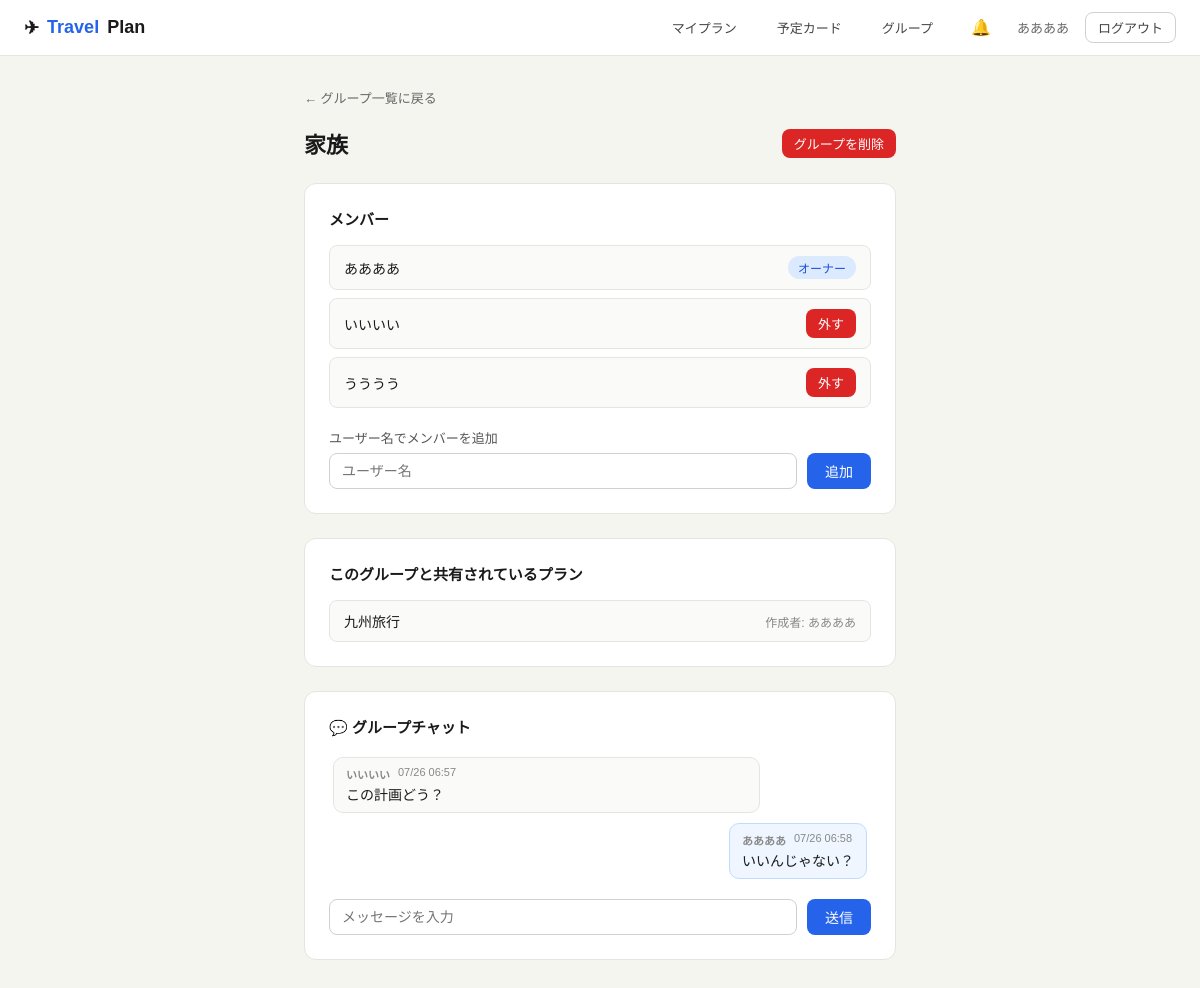
Page /groups/4/ (signed in) on the committed database.
### travel/models.py (models this page shows, shortened)
class Group(models.Model):
    name = models.CharField(max_length=100)
    owner = models.ForeignKey(User, on_delete=models.CASCADE, related_name='owned_groups')
    members = models.ManyToManyField(User, related_name='travel_groups', blank=True)
    created_at = models.DateTimeField(auto_now_add=True)
    class Meta:
        ordering = ['name']
    def is_member(self, user):
        return self.owner_id == user.id or self.members.filter(pk=user.id).exists()

class TravelPlan(models.Model):
    user = models.ForeignKey(User, on_delete=models.CASCADE, related_name='plans')
    name = models.CharField(max_length=200)
    start_date = models.DateField(null=True, blank=True)
    end_date = models.DateField(null=True, blank=True)
    share_token = models.UUIDField(default=uuid.uuid4, editable=False, unique=True)
    group = models.ForeignKey(Group, on_delete=models.SET_NULL, null=True, blank=True, related_name='plans')
    participant_count = models.PositiveIntegerField(default=1)
    warikan_enabled = models.BooleanField(default=False)
    created_at = models.DateTimeField(auto_now_add=True)
    updated_at = models.DateTimeField(auto_now=True)
    class Meta:
        ordering = ['-created_at']

class GroupMessage(models.Model):
    group = models.ForeignKey(Group, on_delete=models.CASCADE, related_name='messages')
    user = models.ForeignKey(User, on_delete=models.CASCADE)
    text = models.TextField()
    created_at = models.DateTimeField(auto_now_add=True)
    class Meta:
        ordering = ['created_at']

### travel/views.py (the view, shortened to what this page needs)
# urls.py: path('groups/<int:pk>/', views.group_detail, name='group_detail'),
@login_required
def group_detail(request, pk):
    group = get_object_or_404(Group, pk=pk)
    if not group.is_member(request.user):
        raise Http404
    is_owner = group.owner_id == request.user.id
    error = None
    return render(request, 'travel/group_detail.html', {
        'group': group,
        'is_owner': is_owner,
        'error': error,
        'shared_plans': group.plans.all(),
        'chat_messages': group.messages.select_related('user'),
    })

### travel/context_processors.py (called while the page is built)
def notifications(request):
    if not request.user.is_authenticated:
        return {}
    reject_count = CardResponse.objects.filter(
        status='rejected', is_read=False, item__plan__user=request.user,
    ).exclude(comment='').count()
    like_count = PlanLike.objects.filter(
        plan__user=request.user, is_read=False,
    ).exclude(user=request.user).count()
    return {'unread_notification_count': reject_count + like_count}

### travel/templates/travel/group_detail.html (shortened to what this page needs)
{% extends 'travel/base.html' %}
{% block content %}
<div class="container" style="max-width:640px">
  <a href="/groups/" style="font-size:13px;color:#666;display:inline-flex;align-items:center;gap:4px;margin-bottom:20px">← グループ一覧に戻る</a>
  <div style="display:flex;align-items:center;justify-content:space-between;margin-bottom:24px">
    <h1 style="font-size:22px;font-weight:600">{{ group.name }}</h1>
    {% if is_owner %}
    <form method="post" action="/groups/{{ group.pk }}/delete/" style="margin:0" onsubmit="return confirm('このグループを削除しますか？共有されているプランは自分専用に戻ります。')">
      <button type="submit" class="btn btn-danger btn-sm">グループを削除</button>
    </form>
    {% else %}
    <form method="post" action="/groups/{{ group.pk }}/leave/" style="margin:0" onsubmit="return confirm('このグループから抜けますか？')">
      {% csrf_token %}
      <button type="submit" class="btn btn-secondary btn-sm">グループから抜ける</button>
    </form>
    {% endif %}
  </div>
  <div class="card" style="margin-bottom:24px">
    <h2 style="font-size:15px;font-weight:600;margin-bottom:16px">メンバー</h2>
    <div style="display:flex;flex-direction:column;gap:8px;margin-bottom:{% if is_owner %}20px{% else %}0{% endif %}">
      <div style="display:flex;align-items:center;gap:10px;padding:10px 14px;border:1px solid #e5e5e0;border-radius:8px;background:#fafaf8">
        <span style="flex:1;font-size:14px;font-weight:500">{{ group.owner.username }}</span>
        <span class="badge" style="background:#dbeafe;color:#1d4ed8">オーナー</span>
      </div>
      {% for member in group.members.all %}
      <div style="display:flex;align-items:center;gap:10px;padding:10px 14px;border:1px solid #e5e5e0;border-radius:8px;background:#fafaf8">
        <span style="flex:1;font-size:14px;font-weight:500">{{ member.username }}</span>
        {% if is_owner %}
        <form method="post" action="/groups/{{ group.pk }}/remove-member/{{ member.pk }}/" style="margin:0">
          <button type="submit" class="btn btn-danger btn-sm" onclick="return confirm('{{ member.username }}をグループから外しますか？')">外す</button>
        </form>
        {% endif %}
      </div>
      {% endfor %}
    </div>
    {% if is_owner %}
    <form method="post" style="display:flex;gap:10px;align-items:flex-end">
      <div class="form-group" style="flex:1;margin-bottom:0">
        <label>ユーザー名でメンバーを追加</label>
        <input type="text" name="username" placeholder="ユーザー名" required>
      </div>
      <button type="submit" class="btn btn-primary">追加</button>
    </form>
    {% endif %}
  </div>
  <div class="card">
    <h2 style="font-size:15px;font-weight:600;margin-bottom:16px">このグループと共有されているプラン</h2>
    {% if shared_plans %}
    <div style="display:flex;flex-direction:column;gap:8px">
      {% for plan in shared_plans %}
      <a href="/plan/{{ plan.pk }}/edit/" style="display:flex;align-items:center;gap:10px;padding:10px 14px;border:1px solid #e5e5e0;border-radius:8px;background:#fafaf8;color:inherit">
        <span style="flex:1;font-size:14px;font-weight:500">{{ plan.name }}</span>
        <span style="font-size:12px;color:#888">作成者: {{ plan.user.username }}</span>
      </a>
      {% endfor %}
    </div>
    {% else %}
    <div style="text-align:center;padding:24px;color:#aaa;font-size:13px">まだ共有されているプランはありません。<br>プラン編集画面の「グループ」欄からこのグループを選ぶと共有されます。</div>
    {% endif %}
  </div>
  <div class="card" style="margin-top:24px">
    <h2 style="font-size:15px;font-weight:600;margin-bottom:16px">💬 グループチャット</h2>
    <div class="chat-log" id="chat-log">
      {% for msg in chat_messages %}
      <div class="chat-message {% if msg.user == user %}mine{% endif %}">
        <div class="chat-message-meta">
          <strong>{{ msg.user.username }}</strong>
          <span>{{ msg.created_at|date:"m/d H:i" }}</span>
        </div>
        <div class="chat-message-text">{{ msg.text }}</div>
      </div>
      {% empty %}
      <div style="text-align:center;padding:24px;color:#aaa;font-size:13px">まだメッセージがありません</div>
      {% endfor %}
    </div>
    <form method="post" action="/groups/{{ group.pk }}/message/" style="display:flex;gap:10px;margin-top:16px">
      <input type="text" name="text" placeholder="メッセージを入力" required autocomplete="off" style="flex:1;padding:9px 12px;border:1px solid #d0d0cc;border-radius:8px;font-size:14px">
      <button type="submit" class="btn btn-primary">送信</button>
    </form>
  </div>
</div>
{% endblock %}

### travel/templates/travel/base.html (shortened to what this page needs)
<!DOCTYPE html>
<html lang="ja">
<head>
</head>
<body>
{% if user.is_authenticated %}
<nav class="nav">
  <div class="nav-logo">✈ <span>Travel</span>Plan</div>
  <a class="nav-link" href="/">マイプラン</a>
  <a class="nav-link" href="/cards/">予定カード</a>
  <a class="nav-link" href="/groups/">グループ</a>
  <a class="nav-notif" href="/notifications/" title="通知">🔔{% if unread_notification_count %}<span class="nav-notif-badge">{{ unread_notification_count }}</span>{% endif %}</a>
  <span class="nav-user">{{ user.username }}</span>
  <form method="post" action="/logout/" style="margin:0"><input type="hidden" name="csrfmiddlewaretoken" value="{{ csrf_token }}">
    <button type="submit" class="btn btn-secondary btn-sm">ログアウト</button>
  </form>
</nav>
{% endif %}
{% block content %}{% endblock %}
</body>
</html>

### travel/templates/travel/base.html (style rules this page uses)
* { box-sizing:border-box;margin:0;padding:0 }
body { font-family:'Hiragino Sans','Meiryo',sans-serif;background:#f5f5f0;color:#1a1a1a;min-height:100vh }
a { color:#2563eb;text-decoration:none }
.nav { background:#fff;border-bottom:1px solid #e5e5e0;padding:0 24px;height:56px;display:flex;align-items:center;gap:16px;position:sticky;top:0;z-index:100 }
.nav-logo { font-size:18px;font-weight:600;color:#1a1a1a;display:flex;align-items:center;gap:8px }
.nav-logo span { color:#2563eb }
.nav-user { font-size:13px;color:#666 }
.nav a.nav-link { font-size:13px;color:#444;padding:6px 12px;border-radius:6px }
.btn { display:inline-flex;align-items:center;gap:6px;padding:8px 18px;border-radius:8px;font-size:14px;font-weight:500;cursor:pointer;border:none;transition:all .15s }
.btn-primary { background:#2563eb;color:#fff }
.btn-secondary { background:#fff;color:#444;border:1px solid #d0d0cc }
.btn-danger { background:#dc2626;color:#fff }
.btn-sm { padding:5px 12px;font-size:13px }
.container { max-width:1000px;margin:0 auto;padding:32px 24px }
.card { background:#fff;border:1px solid #e5e5e0;border-radius:12px;padding:24px }
.form-group { margin-bottom:16px }
.form-group label { display:block;font-size:13px;font-weight:500;color:#555;margin-bottom:6px }
.form-group input,.form-group select,.form-group textarea { width:100%;padding:9px 12px;border:1px solid #d0d0cc;border-radius:8px;font-size:14px;color:#1a1a1a;background:#fff }
.badge { display:inline-block;padding:3px 10px;border-radius:20px;font-size:12px;font-weight:500 }
.nav-notif { position:relative;font-size:16px;padding:6px 10px;border-radius:6px }

### travel/templates/travel/group_detail.html (style rules this page uses)
.chat-log { display:flex;flex-direction:column;gap:10px;max-height:360px;overflow-y:auto;padding:4px }
.chat-message { background:#fafaf8;border:1px solid #e5e5e0;border-radius:10px;padding:8px 12px;max-width:80% }
.chat-message.mine { align-self:flex-end;background:#eff6ff;border-color:#bfdbfe }
.chat-message-meta { font-size:11px;color:#888;margin-bottom:2px;display:flex;gap:8px }
.chat-message-text { font-size:14px;color:#1a1a1a;white-space:pre-wrap;word-break:break-word }

### rows in the picture
Group: name "家族", owner.username "ああああ"
TravelPlan: name "九州旅行", user.username "ああああ"
GroupMessage: user.username "いいいい", created_at "07/26 06:57", text "この計画どう？"
GroupMessage: user.username "ああああ", created_at "07/26 06:58", text "いいんじゃない？"

### other values in the picture
{{ user.username }} "ああああ"
{{ member.username }} "いいいい"
{{ member.username }} "うううう"
